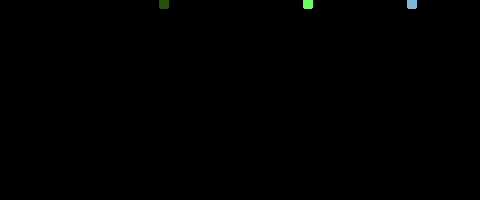
Frame 1 (no input)
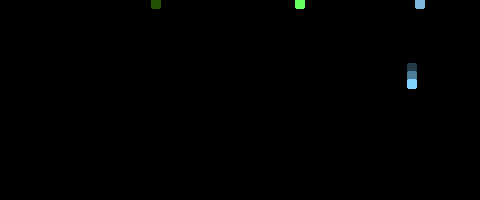
Frame 60 (the mouse pressed at the canvas centre just before this capture)
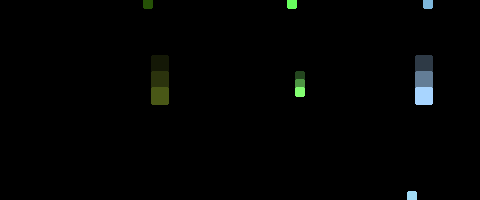
Frame 120 (the mouse held since frame 60 and released just before this capture)

The Processing sketch that drew these frames (run headless with seeded random() and noise(); from frame 60 on, the mouse is pressed at the canvas centre):

// Processing sketch: processing_115966
// ── processing_115966.pde

import java.util.*;

int numSources = 3;
int[] sources;
color[] scolors;
boolean[] flip;
int sheight = 0;
ArrayList<FPixel> fpixels;
float t = 0;
int zoom = 8;
PImage sediment;
PImage black;
int tick = 0;
boolean startPan = false;
float lastTime = 0;

class FPixel {
  int x;
  int y;
  int size;
  color col;
  
  FPixel(int x, int y, int size, color col) {
    this.x = x;
    this.y = y;
    this.size = size;
    this.col = col;
  }
  
}

void setup() {
  size(480, 200);
  background(0);
  sources = new int[numSources];
  fpixels = new ArrayList<FPixel>();
  scolors = new color[numSources];
  flip = new boolean[numSources];
  for (int i = 0; i < numSources; i++) {
    sources[i] = floor(random(width/zoom));
    scolors[i] = color(random(400), random(400), random(400));
  }
  sediment = createImage(width, height, ARGB);
  //sediment.mask(sediment);
}

void setRegion(PImage img, int x, int y, int w, int h, color c, float lerp) {
  for (int j = y; j < y+h; j++) {
    if (j >= 0 && j < img.height) {
      for (int i = x; i < x+w; i++) {
        if (i >= 0 && i < img.width) {
          img.pixels[j * img.width + i] = lerpColor(img.pixels[j * img.width + i], c, lerp);
        }
      }
    }
  } 
}

void draw() {
  float m = millis();
  if (tick % 3 == 0) {
    sediment.loadPixels();
    background(0);
    for (int i = 0; i < numSources; i++) {
      int s = sources[i];
      
      //if (random(1) < 0.1) {
      if (lastTime < m - 1000) {
        fpixels.add(new FPixel(s, sheight, floor(random(3)), scolors[i]));
        
        int diff = (noise(i, s/100.0, t/500.0) < 0.5 ? -1 : 1);
        s = (flip[i] ? s + diff : s - diff);
        if (s < 0) {
          s = 0;
          flip[i] = !flip[i];
        }
        if (s > width/zoom - 1) {
          s = width/zoom - 1;
          flip[i] = !flip[i];
        }
        sources[i] = s;
      }
      fill(scolors[i]);
      noStroke();
      rect(s*zoom, sheight*zoom, zoom, zoom);
      if (random(1) < 0.001) {
        scolors[i] = color(random(400), random(400), random(400));
      }
    }
    
    Iterator<FPixel> itr = fpixels.iterator();
    while(itr.hasNext()) {
      FPixel p = itr.next();
      color c = p.col;
      color rc = color(red(c) + random(50), green(c) + random(50), blue(c) + random(50));
      fill(rc);
      rect(p.x*zoom, p.y*zoom, p.size * zoom, p.size * zoom);
      fill(rc, 150);
      rect(p.x*zoom, (p.y-p.size)*zoom, p.size * zoom, p.size * zoom);
      fill(rc, 70);
      rect(p.x*zoom, (p.y-p.size*2)*zoom, p.size * zoom, p.size * zoom);
      p.y++;
      if (p.y >= (height/zoom)-1 || ((sediment.pixels[(p.y+1) * zoom * width + p.x * zoom] >> 24) & 0xFF) > 0) {
        
        setRegion(sediment, 0, 0, sediment.width, sediment.height, color(0, 0), 0.002);
        setRegion(sediment, p.x * zoom, p.y * zoom, p.size * zoom, p.size * zoom, rc, 1);
        
        if (p.y * zoom < height/2) {
          startPan = true;
        }
        itr.remove();
      }
    }
    
    if (startPan && tick % 300 == 0) {
      for (int j = sediment.height-1; j >= 0; j--) {
        for (int i = 0; i < sediment.width; i++) {
          if (j == 0) {
            sediment.pixels[j * sediment.width + i] = 0;
          } 
          else {
            sediment.pixels[j * sediment.width + i] = sediment.pixels[(j-1) * sediment.width + i]; 
          }
        }
      }
    }
    
    sediment.updatePixels();
    image(sediment, 0, 0);
    t++;
    
    if (lastTime < m - 1000) {
      lastTime = millis();
    }
    filter(DILATE);
  }
  
  tick++;
}
